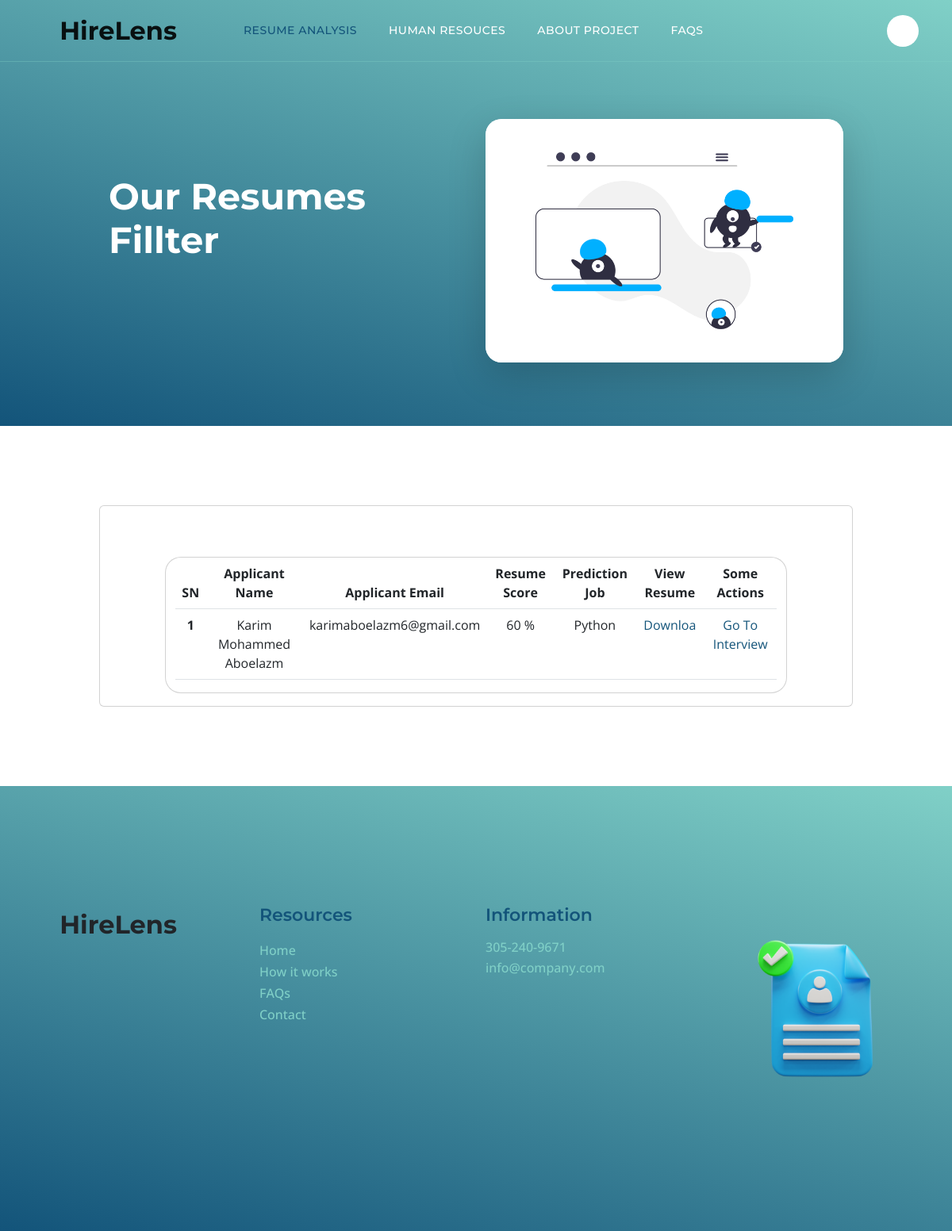
The page /hr/ (signed in) on the database as committed earlier.
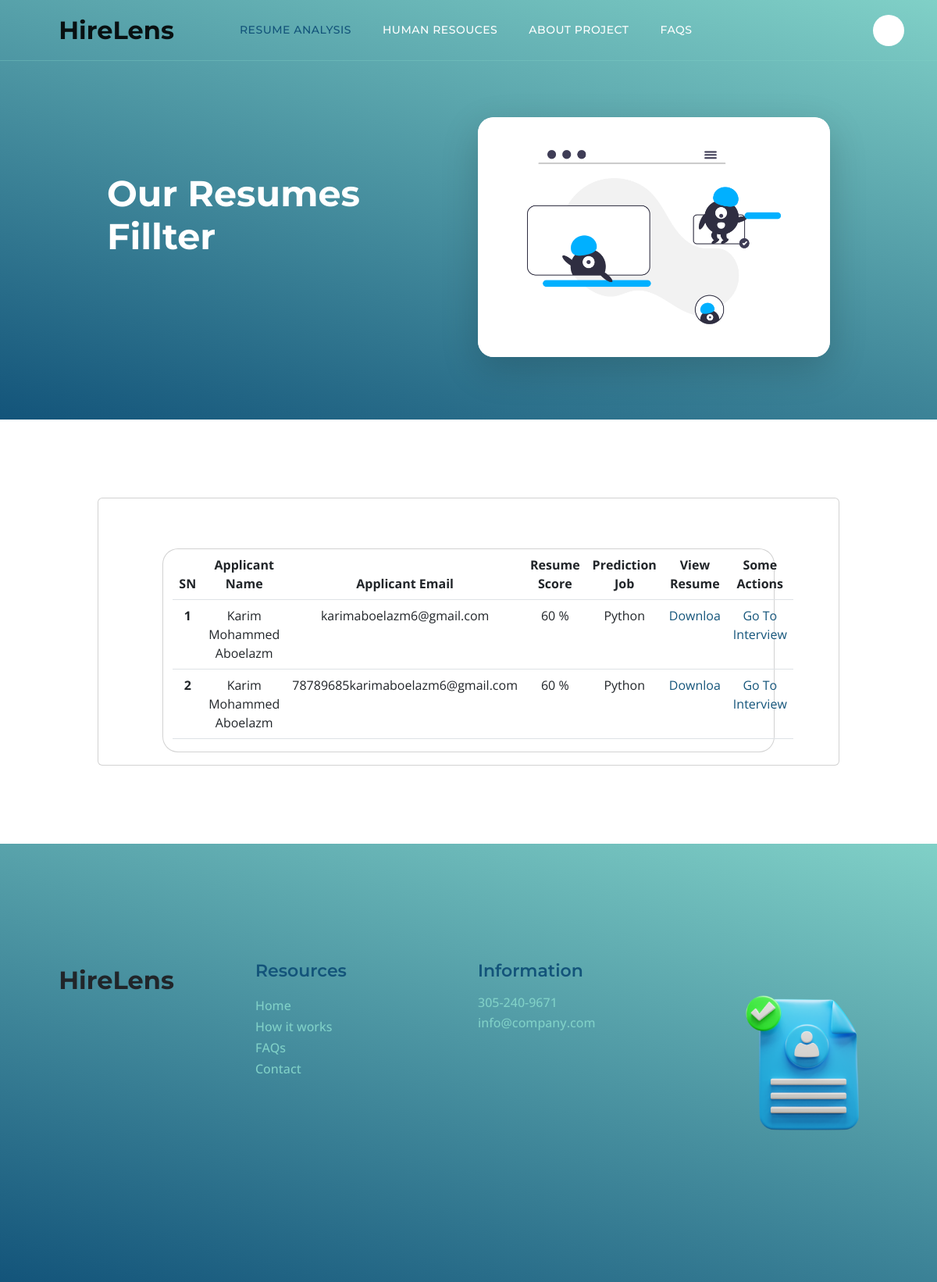
The same page on the database as committed later.
### employee_resume/models.py (models this page shows, shortened)
class ResumeAnalysis(models.Model):
    resume = models.ForeignKey(Resume,on_delete=models.CASCADE)
    name = models.CharField(max_length=200)
    email = models.EmailField()
    score = models.IntegerField()
    phone = models.CharField(max_length=30)
    prediction = models.CharField(max_length=200)

### employee_resume/views.py (the view)
# urls.py: path('hr/',HRPageView.as_view(),name='hr'),
class HRPageView(HrMixin,TemplateView):
    template_name = 'hr.html'
    def get_context_data(self, **kwargs):
        context = super().get_context_data(**kwargs)
        context["resume_analysis"] = ResumeAnalysis.objects.all()
        context["is_hr"] = HrModel.objects.filter(user__username = self.request.user.username).exists()
        return context

### employee_resume/views.py (called while the page is built)
    def dispatch(self, request, *args, **kwargs):
        if request.user.is_authenticated and HrModel.objects.filter(user = request.user).exists():
            pass
        else:
            return redirect("/hr-login/")
        return super().dispatch(request, *args, **kwargs)

### employee_resume/templates/hr.html (shortened to what this page needs)
{% extends "base.html" %}
{% load static %}
{% block content %}
<header class="site-header d-flex flex-column justify-content-center align-items-center">
    <div class="container">
        <div class="row justify-content-center align-items-center">
            <div class="col-lg-5 col-12 mb-5">
                <h2 class="text-white">Our Resumes Fillter</h2>
            </div>
            <div class="col-lg-5 col-12">
                <div class="topics-detail-block bg-white shadow-lg">
                    <img src="{% static '' %}images/topics/undraw_Remote_design_team_re_urdx.png" class="topics-detail-block-image img-fluid">
                </div>
            </div>
        </div>
    </div>
</header>
<section class="topics-detail-section section-padding" id="topics-detail">
    <div class="container">
        <div class="row">
            <div class="col-lg-10 col-12 m-auto card p-3 text-center">
                <div class="row mt-5" id="table_of_result">
                    <div class="col-md-10 mx-auto card" style="border-radius:20px;">
                        <table class="table">
                            <thead>
                              <tr>
                                <th class="text-center" scope="col">SN</th>
                                <th class="text-center" scope="col">Applicant Name</th>
                                <th class="text-center" scope="col">Applicant Email</th>
                                <th class="text-center" scope="col">Resume Score</th>
                                <th class="text-center" scope="col">Prediction Job</th>
                                <th class="text-center" scope="col">View Resume</th>
                                <th class="text-center" scope="col">Some Actions</th>
                              </tr>
                            </thead>
                            <tbody>
                            {% for cva in resume_analysis  %}
                              <tr>
                                <th scope="row" class="text-center">{{forloop.counter}}</th>
                                <td class="text-center">{{cva.name}}</td>
                                <td class="text-center">{{cva.email}}</td>
                                <td class="text-center">{{cva.score}} %</td>
                                <td class="text-center">{{cva.prediction}}</td>
                                <td class="text-center"><a href="{{ cva.resume.resume.url }}" download>Downloa</a></td>
                                <td class="text-center"><a href="{% url "employee_resume:interview" cva.prediction %}">Go To Interview</a></td>
                              </tr>
                            {% endfor %}
                            </tbody>
                        </table>
                    </div>
            </div>
        </div>
    </div>
</section>
{% endblock content %}

Rows that differ between the two databases and show on the page:
added ResumeAnalysis: name "Karim Mohammed Aboelazm", email "78789685karimaboelazm6@gmail.com", score "60", prediction "Python"
